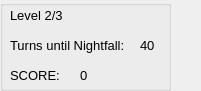
     <widget class="QWidget" name="lvl2_score_widget" native="true">
      <property name="geometry">
       <rect>
        <x>380</x>
        <y>10</y>
        <width>201</width>
        <height>91</height>
       </rect>
      </property>
      <widget class="QLabel" name="lvl2_score_text">
       <property name="geometry">
        <rect>
         <x>10</x>
         <y>60</y>
         <width>81</width>
         <height>31</height>
        </rect>
       </property>
       <property name="font">
        <font>
         <family>Arial</family>
         <pointsize>10</pointsize>
        </font>
       </property>
       <property name="text">
        <string>SCORE: </string>
       </property>
      </widget>
      <widget class="QLabel" name="lvl2_turns_text">
       <property name="geometry">
        <rect>
         <x>10</x>
         <y>30</y>
         <width>121</width>
         <height>31</height>
        </rect>
       </property>
       <property name="font">
        <font>
         <family>Arial</family>
         <pointsize>10</pointsize>
        </font>
       </property>
       <property name="text">
        <string>Turns until Nightfall:</string>
       </property>
      </widget>
      <widget class="QLabel" name="lvl2_lvl">
       <property name="geometry">
        <rect>
         <x>10</x>
         <y>0</y>
         <width>71</width>
         <height>31</height>
        </rect>
       </property>
       <property name="font">
        <font>
         <family>Arial</family>
         <pointsize>10</pointsize>
        </font>
       </property>
       <property name="text">
        <string>Level 2/3</string>
       </property>
      </widget>
      <widget class="QLabel" name="lvl2_turns_no">
       <property name="geometry">
        <rect>
         <x>140</x>
         <y>30</y>
         <width>41</width>
         <height>31</height>
        </rect>
       </property>
       <property name="font">
        <font>
         <family>Arial</family>
         <pointsize>10</pointsize>
        </font>
       </property>
       <property name="text">
        <string>40</string>
       </property>
      </widget>
      <widget class="QLabel" name="lvl2_score_no">
       <property name="geometry">
        <rect>
         <x>80</x>
         <y>60</y>
         <width>131</width>
         <height>31</height>
        </rect>
       </property>
       <property name="font">
        <font>
         <family>Arial</family>
         <pointsize>10</pointsize>
        </font>
       </property>
       <property name="text">
        <string>0</string>
       </property>
      </widget>
      <widget class="QGroupBox" name="lvl2_score_box">
       <property name="geometry">
        <rect>
         <x>0</x>
         <y>0</y>
         <width>171</width>
         <height>91</height>
        </rect>
       </property>
       <property name="autoFillBackground">
        <bool>true</bool>
       </property>
      </widget>
      <zorder>lvl2_score_box</zorder>
      <zorder>lvl2_score_text</zorder>
      <zorder>lvl2_turns_text</zorder>
      <zorder>lvl2_lvl</zorder>
      <zorder>lvl2_turns_no</zorder>
      <zorder>lvl2_score_no</zorder>
     </widget>
